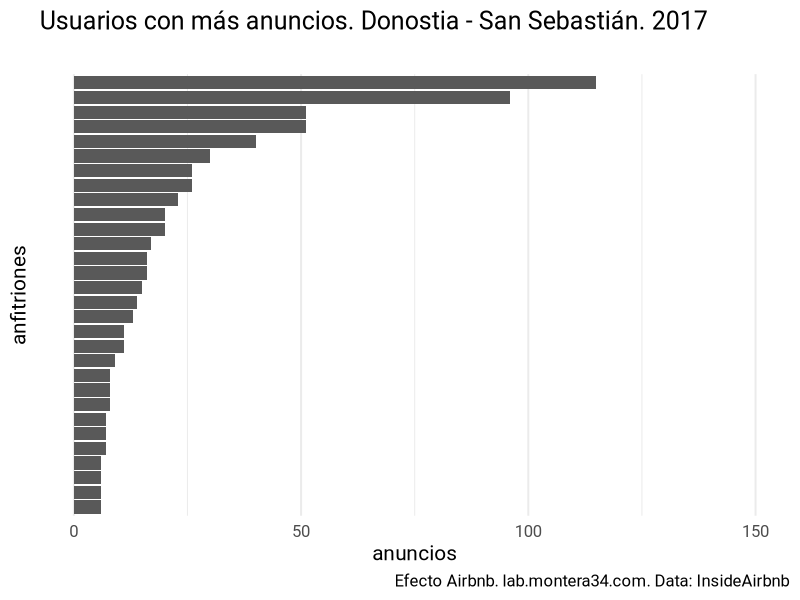
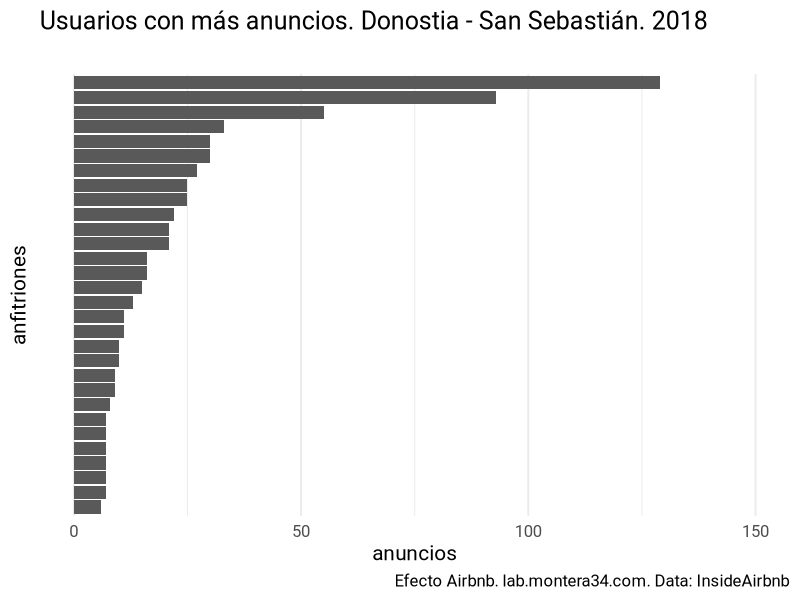

These charts were generated, in order, by the following R code: (Note: this script raises an error after producing the figures.)
# Este script clasifica los listings según su último y primer review, según el tipo de usuario que los posee 

library(gsubfn)
library(tidyverse)

location <- "Donostia"

# Load reviews and listings
# listings  <- read.delim("data/listings_donostia_simple.csv",sep = ",")
listings2017 <- read.delim("data/output/170400_listings-airbnb-donostia_insideairbnb-datahippo_barrio-umenor.csv",sep = ",")
listings2018  <- read.delim("data/output/180423_listings-airbnb-donostia_datahippo_barrio-umenor.csv",sep = ",")

superuser2017 <- listings2017 %>% group_by(host_id)  %>% summarise(count_listings=n())  %>% arrange(desc(count_listings))
superuser2018 <- listings2018 %>% group_by(host.id)  %>% summarise(count_listings=n())  %>% arrange(desc(count_listings))

png(filename="images/airbnb/superuser/airbnb-antfitriones-2017.png",width = 550,height = 600)
ggplot(superuser2017[1:30,],aes(x=reorder(as.character(host_id),count_listings),y=count_listings)) +
  geom_bar(stat="identity") +
  ylim(0, 150) +
  coord_cartesian(ylim = c(0, 130)) +
  coord_flip() +
  theme_minimal(base_family = "Roboto", base_size = 15) +
  # ylab(c(0,120)) +
  theme(
    # panel.grid.minor.x = element_blank(), 
    panel.grid.minor.y = element_blank(),
    # panel.grid.major.x = element_blank(),
    panel.grid.major.y = element_blank(),
    legend.title=element_blank(),
    axis.text.y = element_blank()
  ) +
  labs(title = "Usuarios con más anuncios. Donostia - San Sebastián. 2017",
       subtitle = "",
       y = "anuncios",
       x = "anfitriones",
       caption = "Efecto Airbnb. lab.montera34.com. Data: InsideAirbnb")
dev.off()

png(filename="images/airbnb/superuser/airbnb-antfitriones-2018.png",width = 550,height = 600)
ggplot(superuser2018[1:30,],aes(x=reorder(as.character(host.id),count_listings),y=count_listings)) +
  geom_bar(stat="identity") +
  ylim(0, 150) +
  coord_flip() +
  theme_minimal(base_family = "Roboto", base_size = 15) +
    theme(
      # panel.grid.minor.x = element_blank(), 
      panel.grid.minor.y = element_blank(),
      # panel.grid.major.x = element_blank(),
      panel.grid.major.y = element_blank(),
      legend.title=element_blank(),
      axis.text.y = element_blank()
    ) +
  labs(title = "Usuarios con más anuncios. Donostia - San Sebastián. 2018",
       subtitle = "",
       y = "anuncios",
       x = "anfitriones",
       caption = "Efecto Airbnb. lab.montera34.com. Data: InsideAirbnb")
dev.off()

# Create date field for first and last review
listings$first_reviewx <- as.Date(listings$first_review, "%Y-%m-%d")
listings$last_reviewx <- as.Date(listings$last_review, "%Y-%m-%d")
# Calculate time the listing has been active
listings$time_active <- listings$last_reviewx - listings$first_reviewx
# Calculate reviews per day
listings$reviews_per_day <- listings$number_of_reviews / as.integer(listings$time_active)

# Create list of host_id by number of listings
list_hosts <- listings %>% 
  group_by(host_id) %>% 
  summarise(count_listings_host_id=n()) %>% arrange(-count_listings_host_id)

listings <- merge(listings,list_hosts,by="host_id")

plot(listings$calculated_host_listings_count,listings$count_listings_host_id)

# Classify listings by its host type:
listings$type_of_host <- "desconocido"
listings[listings$count_listings_host_id==1,]$type_of_host <- "1 anuncio"
listings[listings$count_listings_host_id==2,]$type_of_host <- "2 anuncios"
listings[listings$count_listings_host_id>3,]$type_of_host <- "multianuncio (>3 anuncios)"

table(listings$type_of_host)

# ----
png(filename="images/airbnb/superuser/puntos-airbnb-superuser-reviews-per-day-2017.png",width = 800,height = 600)
ggplot(listings[!listings$time_active==0,]) +
  geom_point(aes(type_of_host,reviews_per_day),position = "jitter", alpha=0.3)+
  coord_flip() +
  theme_minimal(base_family = "Roboto Condensed", base_size = 14) +
  theme(
    panel.grid.minor.y = element_blank(), panel.grid.major.y = element_blank()
  ) + 
  labs(title = "Cuántas reviews se dejan por día según tipo de propietario",
       subtitle = "Airbnb en Donostia.",
       y = "nº reviews / días desde que se abrió",
       x = NULL,
       caption = "Datos: Insideairbnb (marzo 2017). Gráfico: lab.montera34.com/airbnb") 
dev.off()

png(filename="images/airbnb/superuser/puntos-airbnb-superuser-reviews-2017.png",width = 800,height = 600)
ggplot(listings) +
  geom_point(aes(type_of_host,number_of_reviews),position = "jitter", alpha=0.3) +
  coord_flip()+
  theme_minimal(base_family = "Roboto Condensed", base_size = 14) +
  theme(
    panel.grid.minor.y = element_blank(), panel.grid.major.y = element_blank()
  ) + 
  labs(title = "Cuántas reviews se dejan según tipo de propietario",
       subtitle = "Airbnb en Donostia.",
       y = "nº reviews desde que se abrió",
       x = NULL,
       caption = "Datos: Insideairbnb (marzo 2017). Gráfico: lab.montera34.com/airbnb")
dev.off()

png(filename="images/airbnb/superuser/puntos-airbnb-superuser-mínimo-numero-noches-2017.png",width = 800,height = 600)
ggplot(listings) +
  geom_point(aes(type_of_host,minimum_nights),position = "jitter", alpha=0.3) +
  coord_flip()+
  theme_minimal(base_family = "Roboto Condensed", base_size = 14) +
  theme(
    panel.grid.minor.y = element_blank(), panel.grid.major.y = element_blank()
  ) + 
  labs(title = "Cuántas reviews se dejan según tipo de propietario",
       subtitle = "Airbnb en Donostia.",
       y = "nº mínimo de noches",
       x = NULL,
       caption = "Datos: Insideairbnb (marzo 2017). Gráfico: lab.montera34.com/airbnb")
dev.off()

tipo_user <- listings %>% group_by(type_of_host) %>% summarise(alojamientos=n())
png(filename="images/airbnb/superuser/barras-airbnb-tipo-usuario-numero-alojamientos-noches-medias-2017.png",width = 800,height = 600)
ggplot(tipo_user,aes(x=type_of_host,y=alojamientos)) +
  geom_bar(stat="identity") +
  coord_flip()+
  theme_minimal(base_family = "Roboto Condensed", base_size = 14) +
  theme(
    panel.grid.minor.y = element_blank(), panel.grid.major.y = element_blank()
  ) + 
  labs(title = "Propiedad de pisos según su tipo de propietario",
       subtitle = "Airbnb en Donostia.",
       y = "alojamientos",
       x = "tipo de host",
       caption = "Datos: Insideairbnb (marzo 2017). Gráfico: lab.montera34.com/airbnb")
dev.off()

tipo_user_2 <- listings %>% group_by(type_of_host,room_type) %>% summarise(alojamientos=n())

ggplot(n,aes(x = reorder(barrios, -pos_ratio2018), y = Value)) +
  geom_bar(aes(fill = Year), position = "dodge", stat="identity")+

png(filename="images/airbnb/superuser/barras-airbnb-tipo-usuario-tipo_room_numero-alojamientos-noches-medias-2017.png",width = 800,height = 600)
ggplot(tipo_user_2,aes(x=type_of_host,y=alojamientos)) +
  geom_bar(aes(fill = room_type), position = "dodge",stat="identity") +
  coord_flip()+
  theme_minimal(base_family = "Roboto Condensed", base_size = 14) +
  theme(
    panel.grid.minor.y = element_blank(), panel.grid.major.y = element_blank()
  ) + 
  labs(title = "Propiedad de pisos según su tipo de propietario",
       subtitle = "Airbnb en Donostia.",
       y = "alojamientos",
       x = "tipo de host",
       caption = "Datos: Insideairbnb (marzo 2017). Gráfico: lab.montera34.com/airbnb")
dev.off()

min_night <- listings %>% group_by(type_of_host) %>% summarise(media=mean(minimum_nights))

png(filename="images/airbnb/superuser/barras-airbnb-tipo-usuario-mínimo-numero-noches-medias-2017.png",width = 800,height = 600)
ggplot(min_night,aes(x=type_of_host,y=media)) +
  geom_bar(stat="identity") +
  coord_flip()+
  theme_minimal(base_family = "Roboto Condensed", base_size = 14) +
  theme(
    panel.grid.minor.y = element_blank(), panel.grid.major.y = element_blank()
  ) + 
  labs(title = "Mínimo número de noches según tipo de propietario",
       subtitle = "Airbnb en Donostia.",
       y = "nº mínimo de noches",
       x = "tipo de host",
       caption = "Datos: Insideairbnb (marzo 2017). Gráfico: lab.montera34.com/airbnb")
dev.off()

# why this not give a 45 degree line??? TODO: Ask Murray
plot(listings$reviews_per_day,listings$reviews_per_month) #not ok
plot(listings$host_listings_count,listings$host_total_listings_count) #ok
plot(listings$host_listings_count,listings$calculated_host_listings_count) #not ok, what is calculated_host_listings_count
